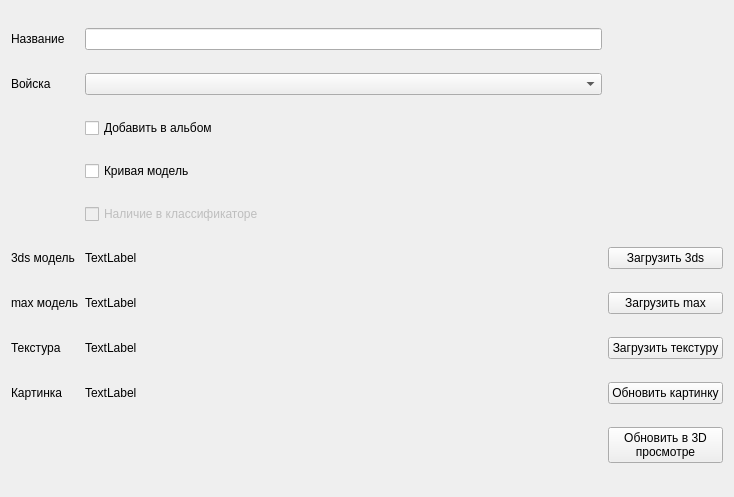
<?xml version="1.0" encoding="UTF-8"?>
<ui version="4.0">
 <class>ModelForm</class>
 <widget class="QWidget" name="ModelForm">
  <property name="geometry">
   <rect>
    <x>0</x>
    <y>0</y>
    <width>734</width>
    <height>497</height>
   </rect>
  </property>
  <property name="windowTitle">
   <string>Form</string>
  </property>
  <layout class="QHBoxLayout" name="horizontalLayout">
   <item>
    <layout class="QGridLayout" name="gridLayout">
     <item row="4" column="2">
      <widget class="QCheckBox" name="m_inClassifierCheck">
       <property name="enabled">
        <bool>false</bool>
       </property>
       <property name="text">
        <string>Наличие в классификаторе</string>
       </property>
      </widget>
     </item>
     <item row="0" column="2">
      <widget class="QLineEdit" name="m_nameEdit"/>
     </item>
     <item row="2" column="2">
      <widget class="QCheckBox" name="m_addToAlbumCheck">
       <property name="text">
        <string>Добавить в альбом</string>
       </property>
      </widget>
     </item>
     <item row="3" column="2">
      <widget class="QCheckBox" name="m_isBugCheck">
       <property name="text">
        <string>Кривая модель</string>
       </property>
      </widget>
     </item>
     <item row="1" column="1">
      <widget class="QLabel" name="label_2">
       <property name="text">
        <string>Войска</string>
       </property>
      </widget>
     </item>
     <item row="5" column="1">
      <widget class="QLabel" name="label_5">
       <property name="text">
        <string>3ds модель</string>
       </property>
      </widget>
     </item>
     <item row="7" column="1">
      <widget class="QLabel" name="label_4">
       <property name="text">
        <string>Текстура</string>
       </property>
      </widget>
     </item>
     <item row="0" column="1">
      <widget class="QLabel" name="label">
       <property name="text">
        <string>Название</string>
       </property>
      </widget>
     </item>
     <item row="1" column="2">
      <widget class="QComboBox" name="m_armyBox"/>
     </item>
     <item row="8" column="2">
      <widget class="QLabel" name="m_imageLabel">
       <property name="text">
        <string>TextLabel</string>
       </property>
      </widget>
     </item>
     <item row="8" column="3">
      <widget class="QPushButton" name="m_refreshImageButton">
       <property name="text">
        <string>Обновить картинку</string>
       </property>
      </widget>
     </item>
     <item row="7" column="3">
      <widget class="QPushButton" name="m_loadTextureButton">
       <property name="text">
        <string>Загрузить текстуру</string>
       </property>
      </widget>
     </item>
     <item row="8" column="1">
      <widget class="QLabel" name="label_6">
       <property name="text">
        <string>Картинка</string>
       </property>
      </widget>
     </item>
     <item row="6" column="1">
      <widget class="QLabel" name="label_3">
       <property name="text">
        <string>max модель</string>
       </property>
      </widget>
     </item>
     <item row="6" column="2">
      <widget class="QLabel" name="m_maxLabel">
       <property name="text">
        <string>TextLabel</string>
       </property>
      </widget>
     </item>
     <item row="7" column="2">
      <widget class="QLabel" name="m_textureLabel">
       <property name="text">
        <string>TextLabel</string>
       </property>
      </widget>
     </item>
     <item row="6" column="3">
      <widget class="QPushButton" name="m_loadMaxButton">
       <property name="text">
        <string>Загрузить max</string>
       </property>
      </widget>
     </item>
     <item row="5" column="3">
      <widget class="QPushButton" name="m_load3dsButton">
       <property name="text">
        <string>Загрузить 3ds</string>
       </property>
      </widget>
     </item>
     <item row="5" column="2">
      <widget class="QLabel" name="m_3dsLabel">
       <property name="text">
        <string>TextLabel</string>
       </property>
      </widget>
     </item>
     <item row="9" column="3">
      <widget class="QPushButton" name="m_refresh3DButton">
       <property name="text">
        <string>Обновить в 3D
просмотре</string>
       </property>
      </widget>
     </item>
    </layout>
   </item>
   <item>
    <layout class="QVBoxLayout" name="verticalLayout"/>
   </item>
  </layout>
 </widget>
 <resources/>
 <connections/>
</ui>
